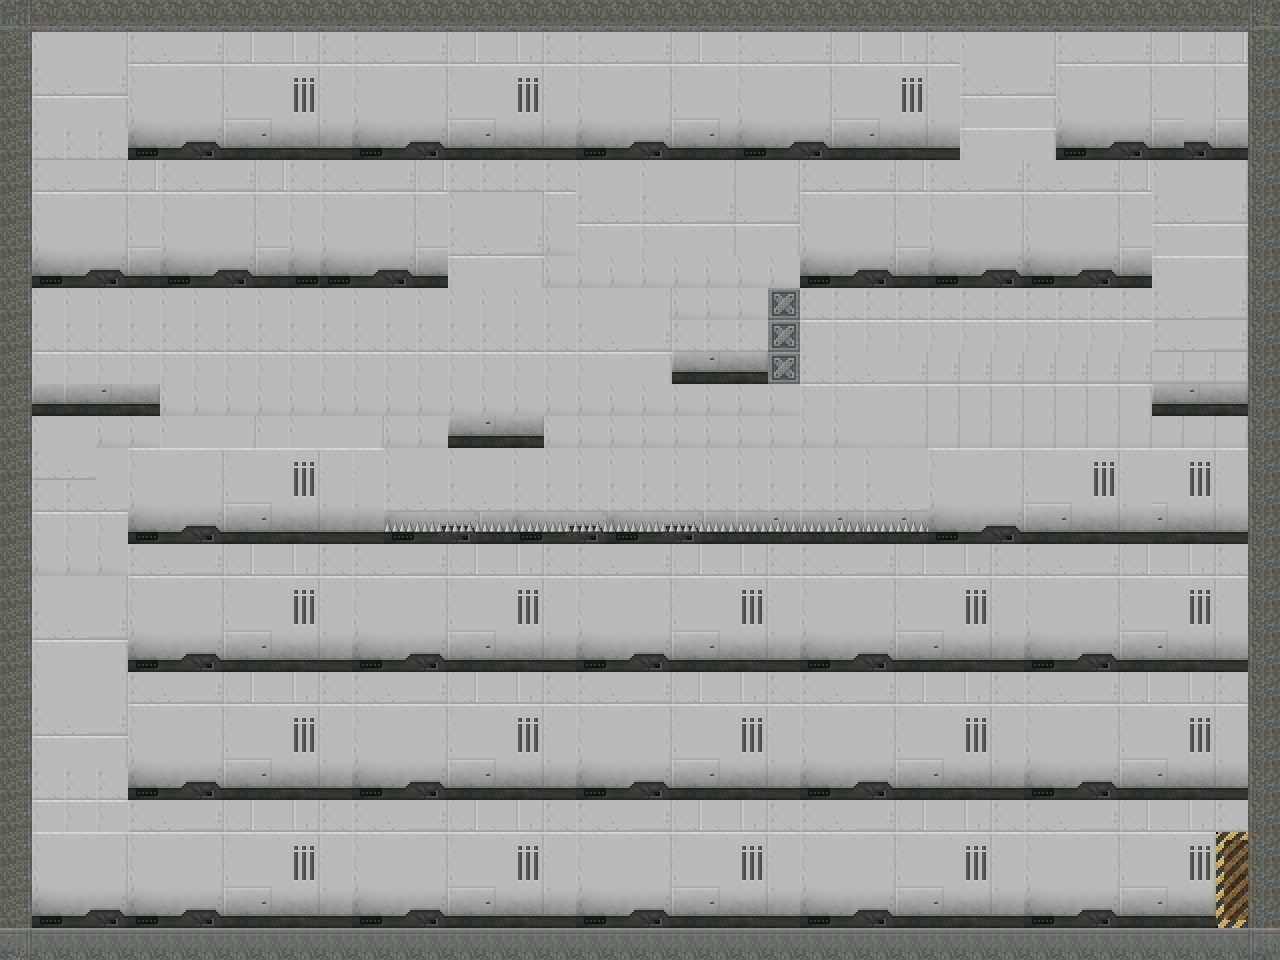

Rendered tile map (Tiled .tmx) drawn with the repository's tilesets; below, a short description and the map source with its tile grids summarised:
An orthogonal 40x30 tile map with 32x32 px tiles, 1 tile layer (Слой тайлов 1) and 41 objects (16x solid, 8x solidForEnemy, 5x melee, 2x 1, 2x 2, ...).

<map version="1.0" orientation="orthogonal" renderorder="right-down" width="40" height="30" tilewidth="32" tileheight="32" nextobjectid="45">
 <tileset firstgid="1" name="platformTiles_32x32" tilewidth="32" tileheight="32">
  <image source="platformTiles_32x32.png" width="1120" height="1472" />
 </tileset>
 <layer name="Слой тайлов 1" width="40" height="30">
  <data>[1200 cells, 1200 non-empty, 60 distinct tile ids]</data>
 </layer>
 <objectgroup name="Слой объектов 1">
  <object id="1" name="door" type="1" x="1135.75" y="159.159" width="16" height="116" />
  <object id="2" name="door" type="2" x="142.667" y="415.75" width="16" height="116" />
  <object id="3" name="player" x="63.6667" y="325.5" width="22" height="29" />
  <object id="4" name="enemy" type="melee" x="240.5" y="425.5" width="17" height="19" />
  <object id="5" name="enemy" type="melee" x="1077.17" y="420.833" width="17" height="19" />
  <object id="6" name="key" type="1" x="70.6667" y="225.333" width="32" height="32" />
  <object id="7" name="key" type="2" x="1181.33" y="478.667" width="32" height="32" />
  <object id="8" name="enemy" type="range" x="518.5" y="57.1667" width="17" height="19" />
  <object id="9" name="enemy" type="melee" x="270.167" y="54.1667" width="17" height="19" />
  <object id="10" name="enemy" type="melee" x="232.167" y="178.833" width="17" height="19" />
  <object id="11" name="enemy" type="range" x="729.5" y="55.1667" width="17" height="19" />
  <object id="12" name="enemy" type="melee" x="979.833" y="179.833" width="17" height="19" />
  <object id="13" name="solid" x="1" y="-2.66667" width="1278" height="32" />
  <object id="14" name="solid" x="1" y="917.333" width="1278" height="32" />
  <object id="15" name="solid" x="-2.84217e-14" y="31.1667" width="32" height="885.667" />
  <object id="16" name="solid" x="1248" y="31.1667" width="32" height="885.667" />
  <object id="17" name="solid" x="129" y="147" width="831.333" height="9.33337" />
  <object id="18" name="solid" x="800.333" y="275.667" width="352" height="10" />
  <object id="19" name="solid" x="767.667" y="286.333" width="30.6667" height="95.3334" />
  <object id="20" name="solid" x="673" y="372.333" width="97.3333" height="11.3334" />
  <object id="22" name="solid" x="449.333" y="437.667" width="93.3333" height="10.6667" />
  <object id="23" name="solid" x="34.6667" y="404" width="124" height="9.33337" />
  <object id="24" name="solid" x="128" y="532.667" width="256.667" height="9.33337" />
  <object id="25" name="solid" x="928.667" y="532.667" width="318" height="10" />
  <object id="27" name="solid" x="1056.33" y="147.667" width="191.333" height="10.1667" />
  <object id="28" name="solid" x="32.8333" y="276.167" width="415.333" height="11.6667" />
  <object id="29" name="solid" type="deadly" x="384.333" y="525.667" width="544" height="9.6667" />
  <object id="30" name="solid" x="385" y="536.167" width="543.083" height="7.4167" />
  <object id="31" name="solidForEnemy" x="66" y="95.5" width="60" height="63" />
  <object id="32" name="solidForEnemy" x="962" y="93.5" width="90" height="63" />
  <object id="33" name="solidForEnemy" x="450" y="224.5" width="60" height="63" />
  <object id="34" name="solidForEnemy" x="1153" y="222.5" width="60" height="63" />
  <object id="35" name="solidForEnemy" x="738" y="221.5" width="60" height="63" />
  <object id="36" name="solidForEnemy" x="867" y="468.5" width="60" height="63" />
  <object id="37" name="solidForEnemy" x="386" y="465.5" width="60" height="63" />
  <object id="38" name="solidForEnemy" x="65" y="477.5" width="60" height="63" />
  <object id="39" name="healthPack" x="1204.5" y="115" width="41" height="32" rotation="0.181751" />
  <object id="40" name="ammoPack" x="319.333" y="251" width="52" height="24" />
  <object id="41" name="healthPack" x="961.167" y="500" width="41" height="32" rotation="0.181751" />
  <object id="42" name="exit" type="EXITTYPE" x="1216.5" y="834.5" width="31" height="93" />
  <object id="43" name="solid" x="1151.58" y="404.333" width="95.583" height="11.0834" />
 </objectgroup>
</map>